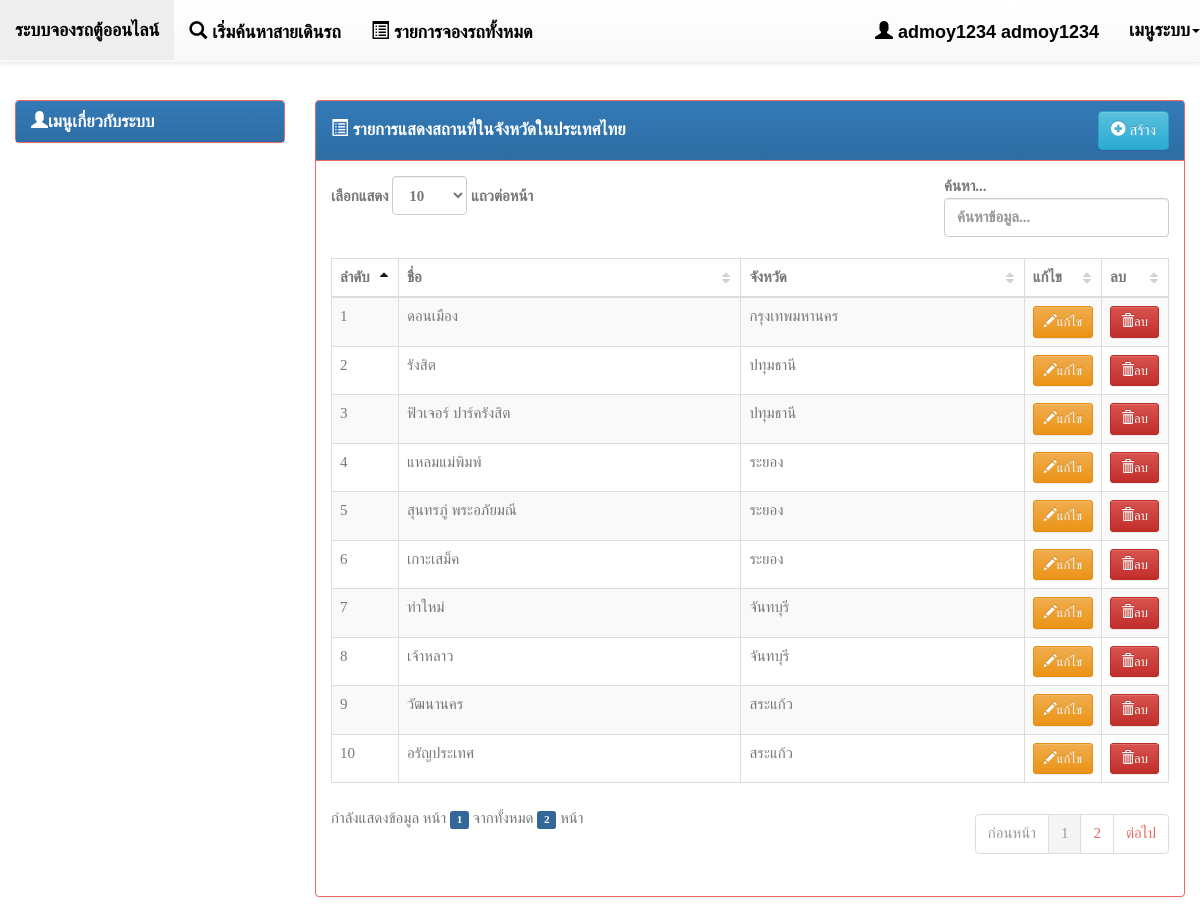
The page /backend/index.php?page=list-province_place (signed in) on the database its author committed.
### tables this page shows
CREATE TABLE IF NOT EXISTS `province_place` (
  `pvp_id` int(11) NOT NULL,
  `pvp_name` varchar(255) NOT NULL,
  `pv_id` int(11) NOT NULL COMMENT 'รหัสจังหวัด',
  `pvp_updatedate` date NOT NULL,
  `pvp_updateby` int(11) NOT NULL
);

CREATE TABLE IF NOT EXISTS `province` (
  `pv_id` int(11) NOT NULL,
  `pv_name` varchar(150) NOT NULL,
  `pv_updatedate` date NOT NULL,
  `pv_updateby` int(5) NOT NULL
);

### mysql_con/PDOMysql.php (called while the page is built, shortened)
<?php
class PDOMysql {
    private static $DSN = "mysql:host=localhost;dbname=db_van";
    private static $USERNAME = "root";
    private static $PASSWORD = "";
    private static $OPTIONS = array(
        PDO::MYSQL_ATTR_INIT_COMMAND => 'SET NAMES utf8',
    );
    public $conn = null;
    public function open() {
        try {
            $this->conn = new PDO(self::$DSN, self::$USERNAME, self::$PASSWORD, self::$OPTIONS);
        } catch (PDOException $e) {
            print "Error!: " . $e->getMessage() . "<br/>";
            die();
        }
        return $this->conn;
    }
}

### backend/list-province_place.php (the view)
<?php include '../mysql_con/PDOMysql.php'; ?>
<div class="panel panel-primary">
    <div class="panel-heading clearfix">
        <h4 class="panel-title pull-left" style="padding-top: 7.5px;">
            <i class="glyphicon glyphicon-list-alt"></i> รายการแสดงสถานที่ในจังหวัดในประเทศไทย
        </h4>
        <div class="btn-group pull-right">
            <a href="index.php?page=form-province_place" class="btn btn-info">
                <i class="glyphicon glyphicon-plus-sign"></i> สร้าง
            </a>
        </div>
    </div>
    <div class="panel-body">
        <table class="table table-striped table-bordered dataTable dt-responsive">
            <thead>
                <tr>
                    <th>ลำดับ</th>
                    <th>ชื่อ</th>
                    <th>จังหวัด</th>
                    <th>แก้ไข</th>
                    <th>ลบ</th>
                </tr>
            </thead>
            <tbody>
                <?php
                $pdo = new PDOMysql();
                $pdo->conn = $pdo->open();
                $sql = 'SELECT * FROM province_place pvp ';
                $sql .= ' LEFT JOIN province pv ON pv.pv_id = pvp.pv_id ';
                $sql .= ' ORDER BY pvp.pv_id ASC';
                $stmt = $pdo->conn->prepare($sql);
                $stmt->execute();
                $result = $stmt->fetchAll(PDO::FETCH_OBJ);
                ?>
                <?php foreach ($result as $key => $value) { ?>
                    <tr>
                        <td style="width: 8%;"><?= ($key + 1) ?></td>
                        <td><?= $value->pvp_name ?></td>
                        <td><?= $value->pv_name ?></td>
                        <td style="width: 8%;">
                            <a href="index.php?page=form-province_place&id=<?= $value->pvp_id ?>" class="btn btn-warning btn-sm">
                                <i class="glyphicon glyphicon-pencil"></i>แก้ไข
                            </a>
                        </td>
                        <td style="width: 8%;">
                            <button type="button" class="btn btn-danger btn-sm" onclick="delete_data(<?= $value->pvp_id ?>, '../actionDb/province_place.php?action=delete')">
                                <i class="glyphicon glyphicon-trash"></i>ลบ
                            </button>
                        </td>
                    </tr>
                <?php } ?>
            </tbody>
        </table>
    </div>
</div>

### backend/index.php (shortened to what this page needs)
<!DOCTYPE html>
<html lang="en">
    <head>
        <?php require '../filecenter/includeCssJs.php'; ?>
    </head>
    <body>
        <div class="container-fluid" style="margin-top: 100px;">
            <div class="row clearfix">
                <?php include '../filecenter/menu-header.php'; ?>
                <div class="col-md-3 column">
                    <?php include '../filecenter/menu-left.php'; ?>
                </div>
                <div class="col-md-9 column">
                    <?php
                    if (!empty($_GET)) {
                        $page = $_GET['page'] . '.php';
                        if (file_exists($page)) {
                            include $page;
                        } else {
                            include '../filecenter/404.php';
                        }
                    } else {
                    }
                    ?>
                </div>
            </div>
        </div>
    </body>
</html>

### filecenter/includeCssJs.php (shortened to what this page needs)
<link rel="stylesheet" type="text/css" href="../css/bootstrap.min.css"/>
<link rel="stylesheet" type="text/css" href="../css/bootstrap-theme.min.css"/>
<link rel="stylesheet" type="text/css" href="../assets/datatables/dataTables.css"/>
<link rel="stylesheet" href="../assets/bootstrapvalidator/dist/css/bootstrapValidator.min.css"/>
<link rel="stylesheet" href="../assets/multi-select/css/multi-select.css"/>
<link rel="stylesheet" href="../assets/bootstrap-select/dist/css/bootstrap-select.css"/>
<link rel="stylesheet" href="../assets/select2-3.5.1/select2.css"/>
<link rel="stylesheet" href="../assets/select2-3.5.1/select2-bootstrap.css"/>
<link rel="stylesheet" type="text/css" href="../assets/clockpicker/dist/bootstrap-clockpicker.min.css">
<link rel="stylesheet" type="text/css" href="../assets/clockpicker/assets/css/github.min.css">
<link rel="stylesheet" type="text/css" href="../assets/bootstrap-daterangepicker/daterangepicker-bs3.css">
<link rel="stylesheet" href="../css/vanStyle.css"/>

### filecenter/menu-header.php (shortened to what this page needs)
<nav class="navbar navbar-default navbar-fixed-top" role="navigation">
    <div class="navbar-header">
        <a class="navbar-brand" href="../frontend/home.php">ระบบจองรถตู้ออนไลน์</a>
    </div>
    <div class="collapse navbar-collapse" id="bs-example-navbar-collapse-1">
        <ul class="nav navbar-nav">
            <li>
                <a href="index.php?page=van_search">
                    <i class="glyphicon glyphicon-search"></i> เริ่มค้นหาสายเดินรถ
                </a>
            </li>
            <?php if (!empty($_SESSION['person'])) { ?>
                <li>
                    <a href="index.php?page=history_reserve">
                        <i class="glyphicon glyphicon-list-alt"></i> รายการจองรถทั้งหมด
                    </a>
                </li>
            <?php } ?>
        </ul>
        <?php if (!empty($_SESSION['person'])) { ?>
            <ul class="nav navbar-nav navbar-right">
                <li>
                    <a href="javascript:void(0)">
                        <i class="glyphicon glyphicon-user"></i>
                        <?php
                        $person = $_SESSION['person'];
                        echo $person->fname . '     ' . $person->lname;
                        ?>
                    </a>
                </li>
                <li class="dropdown">
                    <a href="#" class="dropdown-toggle" data-toggle="dropdown">เมนูระบบ<strong class="caret"></strong></a>
                </li>
            </ul>
        <?php } ?>
    </div>
</nav>

### filecenter/menu-left.php (shortened to what this page needs)
<?php
$authen = $_SESSION['person'];
?>
<div class="panel-group" id="accordion">
    <?php if ($authen->status == EMPLOYEE_ID || $authen->status == ONWER_ID) { ?>
        <div class="panel panel-primary">
            <div class="panel-heading">
                <h4 class="panel-title">
                    <a data-toggle="collapse" data-parent="#accordion" href="#collapseOne">
                        <span class="glyphicon glyphicon-user">
                        </span>เมนูผู้ใช้งาน</a>
                </h4>
            </div>
            <div id="collapseOne" class="panel-collapse collapse">
                <div class="panel-body">
                    <table class="table">
                        <tr>
                            <td onclick="setAccordion(this)">
                                <span class="glyphicon glyphicon-pencil text-primary"></span>
                                <a href="index.php?page=list-person&status=<?= EMPLOYEE_ID ?>">จัดการเจ้าหน้าที่ดูแลระบบ</a>
                            </td>
                        </tr>
                        <tr>
                            <td onclick="setAccordion(this)">
                                <span class="glyphicon glyphicon-flash text-success"></span>
                                <a href="index.php?page=list-person&status=<?= CUSTOMER_ID ?>">จัดการลูกค้า</a>
                            </td>
                        </tr>
                        <tr>
                            <td onclick="setAccordion(this)">
                                <span class="glyphicon glyphicon-file text-info"></span>
                                <a href="index.php?page=list-person&status=<?= DRIVER_ID ?>">จัดการพนักงานขับรถ</a>
                            </td>
                        </tr>
                        <tr>
                            <td onclick="setAccordion(this)">
                                <span class="glyphicon glyphicon-apple text-info"></span>
                                <a href="index.php?page=list-person&status=<?= MANAGER_ID ?>">จัดการ ผู้จัดการ</a>
                            </td>
                        </tr>
                    </table>
                </div>
            </div>
        </div>
        <div class="panel panel-primary">
            <div class="panel-heading">
                <h4 class="panel-title">
                    <a data-toggle="collapse" data-parent="#accordion" href="#collapseTow">
                        <span class="glyphicon glyphicon glyphicon-th-large">
                        </span>เมนูจัดการรถตู้</a>
                </h4>
            </div>
            <div id="collapseTow" class="panel-collapse collapse">
                <div class="panel-body">
                    <table class="table">
                        <tr>
                            <td onclick="setAccordion(this)">
                                <a href="index.php?page=list-company">จัดการ=> บริษัทเดินรถ</a>
                            </td>
                        </tr>
                        <tr>
                            <td onclick="setAccordion(this)">
                                <a href="index.php?page=list-province">จัดการ=> จังหวัดเส้นทางการเดินรถ</a>
                            </td>
                        </tr>
                        <tr>
                            <td onclick="setAccordion(this)">
                                <a href="index.php?page=list-province_place">จัดการ=> สถาที่จุดขึ้น-ลงแต่ละจังหวัด</a>
                            </td>
                        </tr>
                        <tr>
                            <td onclick="setAccordion(this)">
                                <a href="index.php?page=list-van">จัดการ=> จัดรถตู้</a>
                            </td>
                        </tr>
                        <tr>
                            <td onclick="setAccordion(this)">
                                <a href="index.php?page=form-setting">จัดการ=> ตั้งค่าค่าบริการ</a>
                            </td>
                        </tr>
                    </table>
                </div>
            </div>
        </div>
        <div class="panel panel-primary">
            <div class="panel-heading">
                <h4 class="panel-title">
                    <a data-toggle="collapse" data-parent="#accordion" href="#collapseFour">
                        <span class="glyphicon glyphicon glyphicon-tasks">
                        </span>เมนูการจองรถตู้</a>
                </h4>
            </div>
            <div id="collapseFour" class="panel-collapse collapse">
                <div class="panel-body">
                    <table class="table">
                        <tr>
                            <td onclick="setAccordion(this)">
                                <a href="index.php?page=list-reserve">จัดการจองรถ</a>
                            </td>
                        </tr>
                    </table>
                </div>
            </div>
        </div>
        <div class="panel panel-primary">
            <div class="panel-heading">
                <h4 class="panel-title">
                    <a data-toggle="collapse" data-parent="#accordion" href="#collapseFive">
                        <span class="glyphicon glyphicon-file">
                        </span>รายงาน</a>
                </h4>
            </div>
            <div id="collapseFive" class="panel-collapse collapse">
                <div class="panel-body">
                    <table class="table">
                        <tr>
                            <td onclick="setAccordion(this)">
                                <span class="glyphicon glyphicon-usd"></span>
                                <a href="index.php?page=report_person">รายงานข้อมูลสมาชิก</a>
                            </td>
                        </tr>
                        <tr>
                            <td onclick="setAccordion(this)">
                                <span class="glyphicon glyphicon-user"></span>
                                <a href="index.php?page=report_reserve">รายงานข้อมูลการจองรถตู้</a>
                            </td>
                        </tr>
                        <tr>
                            <td onclick="setAccordion(this)">
                                <span class="glyphicon glyphicon-tasks"></span>
                                <a href="index.php?page=">รายงานข้อมูลการจองตั๋วรถตู้</a>
                            </td>
                        </tr>
                        <tr>
                            <td onclick="setAccordion(this)">
                                <span class="glyphicon glyphicon-shopping-cart"></span>
                                <a href="index.php?page=">รายงานข้อมุลการแจ้งยกเลิกการจองรถตู้</a>
                            </td>
                        </tr>
                        <tr>
                            <td onclick="setAccordion(this)">
                                <span class="glyphicon glyphicon-shopping-cart"></span>
                                <a href="index.php?page=">รายงานข้อมูลการจองตั๋วรถตู้</a>
                            </td>
                        </tr>
                        <tr>
                            <td onclick="setAccordion(this)">
                                <span class="glyphicon glyphicon-shopping-cart"></span>
                                <a href="index.php?page=">รายงานข้อมูลการแจ้งการชำระเงิน</a>
                            </td>
                        </tr>
                        <tr>
                            <td onclick="setAccordion(this)">
                                <span class="glyphicon glyphicon-shopping-cart"></span>
                                <a href="index.php?page=">รายงานยอดขายของพนักงาน</a>
                            </td>
                        </tr>
                    </table>
                </div>
            </div>
        </div>
    <?php } else { ?>
        <div class="panel panel-primary">
            <div class="panel-heading">
                <h2 class="panel-title">
                    <a data-toggle="collapse" data-parent="#accordion" href="#collapseThree"><span class="glyphicon glyphicon-user">
                        </span>เมนูเกี่ยวกับระบบ</a>
                </h2>
            </div>
        </div>
    <?php } ?>
</div>

### assets/datatables/dataTables.css (style rules this page uses)
.dataTables_wrapper table { margin-top:10px; }
table.table { clear: both; margin-bottom: 10px !important; max-width: none !important; }
table.table thead .sorting, table.table thead .sorting_asc, table.table thead .sorting_desc, table.table thead .sorting_asc_disabled, table.table thead .sorting_desc_disabled { cursor: pointer; *cursor: hand; }
table.table thead .sorting { background: url('images/sort_both.png') no-repeat center right; }
table.table thead .sorting_asc { background: url('images/sort_asc.png') no-repeat center right; }

### rows shown on the page
province_place: pvp_name "ดอนเมือง", pv.pv_name "กรุงเทพมหานคร"
province_place: pvp_name "รังสิต", pv.pv_name "ปทุมธานี"
province_place: pvp_name "ฟิวเจอร์ ปาร์ครังสิต", pv.pv_name "ปทุมธานี"
province_place: pvp_name "แหลมแม่พิมพ์", pv.pv_name "ระยอง"
province_place: pvp_name "สุนทรภู่ พระอภัยมณี", pv.pv_name "ระยอง"
province_place: pvp_name "เกาะเสม็ค", pv.pv_name "ระยอง"
province_place: pvp_name "ท่าใหม่", pv.pv_name "จันทบุรี"
province_place: pvp_name "เจ้าหลาว", pv.pv_name "จันทบุรี"
province_place: pvp_name "วัฒนานคร", pv.pv_name "สระแก้ว"
province_place: pvp_name "อรัญประเทศ", pv.pv_name "สระแก้ว"

### other values the page prints
$person->fname "admoy1234"
$person->lname "admoy1234"
